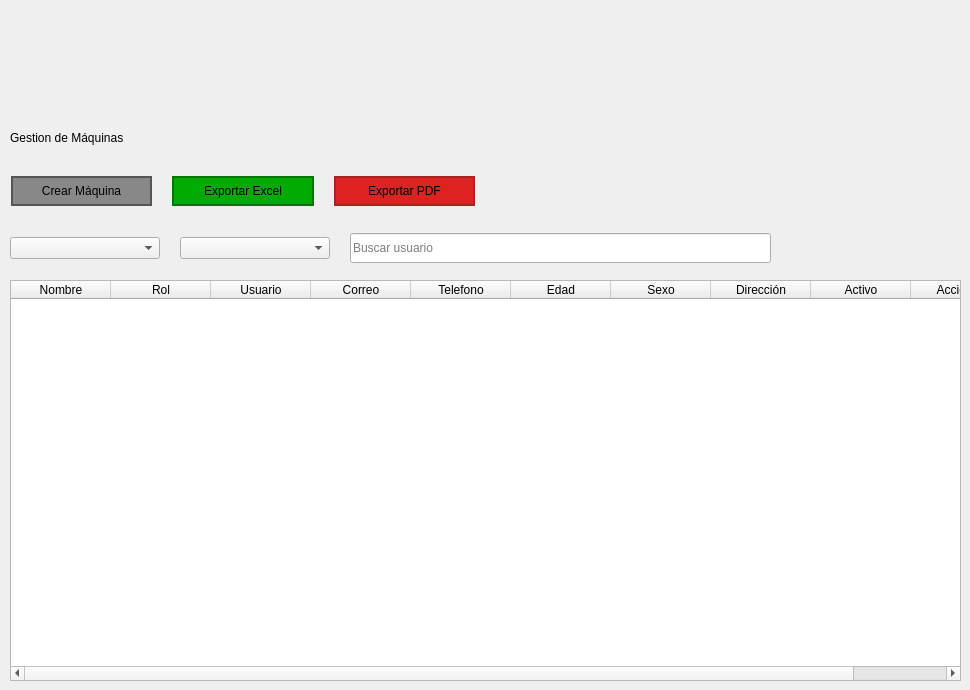
          <widget class="QWidget" name="page_machine">
           <widget class="QTableWidget" name="table_users_2">
            <property name="geometry">
             <rect>
              <x>10</x>
              <y>280</y>
              <width>951</width>
              <height>401</height>
             </rect>
            </property>
            <property name="alternatingRowColors">
             <bool>true</bool>
            </property>
            <column>
             <property name="text">
              <string>Nombre</string>
             </property>
            </column>
            <column>
             <property name="text">
              <string>Rol</string>
             </property>
            </column>
            <column>
             <property name="text">
              <string>Usuario</string>
             </property>
            </column>
            <column>
             <property name="text">
              <string>Correo</string>
             </property>
            </column>
            <column>
             <property name="text">
              <string>Telefono</string>
             </property>
            </column>
            <column>
             <property name="text">
              <string>Edad</string>
             </property>
            </column>
            <column>
             <property name="text">
              <string>Sexo</string>
             </property>
            </column>
            <column>
             <property name="text">
              <string>Dirección</string>
             </property>
            </column>
            <column>
             <property name="text">
              <string>Activo</string>
             </property>
            </column>
            <column>
             <property name="text">
              <string>Acciones</string>
             </property>
            </column>
           </widget>
           <widget class="QWidget" name="layoutWidget_2">
            <property name="geometry">
             <rect>
              <x>10</x>
              <y>230</y>
              <width>761</width>
              <height>36</height>
             </rect>
            </property>
            <layout class="QHBoxLayout" name="horizontalLayout_8">
             <property name="spacing">
              <number>20</number>
             </property>
             <item>
              <widget class="QComboBox" name="cb_filter_role_2">
               <property name="minimumSize">
                <size>
                 <width>150</width>
                 <height>0</height>
                </size>
               </property>
               <property name="placeholderText">
                <string>Seleccionar rol</string>
               </property>
               <item>
                <property name="text">
                 <string>Seleccionar rol</string>
                </property>
               </item>
               <item>
                <property name="text">
                 <string>Administrador</string>
                </property>
               </item>
               <item>
                <property name="text">
                 <string>Jefe de turno</string>
                </property>
               </item>
               <item>
                <property name="text">
                 <string>Operador</string>
                </property>
               </item>
              </widget>
             </item>
             <item>
              <widget class="QComboBox" name="cb_filter_sex_2">
               <property name="minimumSize">
                <size>
                 <width>150</width>
                 <height>0</height>
                </size>
               </property>
               <property name="placeholderText">
                <string>Seleccionar sexo</string>
               </property>
               <item>
                <property name="text">
                 <string>Seleccionar sexo</string>
                </property>
               </item>
               <item>
                <property name="text">
                 <string>Masculino</string>
                </property>
               </item>
               <item>
                <property name="text">
                 <string>Femenino</string>
                </property>
               </item>
              </widget>
             </item>
             <item>
              <widget class="QLineEdit" name="line_search_user_2">
               <property name="minimumSize">
                <size>
                 <width>0</width>
                 <height>30</height>
                </size>
               </property>
               <property name="maximumSize">
                <size>
                 <width>16777215</width>
                 <height>30</height>
                </size>
               </property>
               <property name="placeholderText">
                <string>Buscar usuario</string>
               </property>
              </widget>
             </item>
            </layout>
           </widget>
           <widget class="QLabel" name="lb_title_2">
            <property name="geometry">
             <rect>
              <x>10</x>
              <y>120</y>
              <width>325</width>
              <height>35</height>
             </rect>
            </property>
            <property name="styleSheet">
             <string notr="true">font: 700 18pt &quot;Verdana&quot;;</string>
            </property>
            <property name="text">
             <string>Gestion de Máquinas</string>
            </property>
           </widget>
           <widget class="QWidget" name="layoutWidget_3">
            <property name="geometry">
             <rect>
              <x>11</x>
              <y>171</y>
              <width>464</width>
              <height>40</height>
             </rect>
            </property>
            <layout class="QHBoxLayout" name="horizontalLayout_9">
             <property name="spacing">
              <number>20</number>
             </property>
             <item>
              <widget class="QPushButton" name="btn_add_student_2">
               <property name="minimumSize">
                <size>
                 <width>0</width>
                 <height>30</height>
                </size>
               </property>
               <property name="cursor">
                <cursorShape>PointingHandCursor</cursorShape>
               </property>
               <property name="styleSheet">
                <string notr="true">background-color: #888;
border: 2px solid #555;</string>
               </property>
               <property name="text">
                <string>Crear Máquina</string>
               </property>
               <property name="icon">
                <iconset>
                 <normaloff>../../public/icons/new_user.png</normaloff>../../public/icons/new_user.png</iconset>
               </property>
               <property name="iconSize">
                <size>
                 <width>25</width>
                 <height>30</height>
                </size>
               </property>
               <property name="checkable">
                <bool>true</bool>
               </property>
               <property name="autoExclusive">
                <bool>true</bool>
               </property>
              </widget>
             </item>
             <item>
              <widget class="QPushButton" name="btn_export_excel_2">
               <property name="minimumSize">
                <size>
                 <width>0</width>
                 <height>30</height>
                </size>
               </property>
               <property name="cursor">
                <cursorShape>PointingHandCursor</cursorShape>
               </property>
               <property name="styleSheet">
                <string notr="true">background-color: #0a0;
border: 2px solid #070;</string>
               </property>
               <property name="text">
                <string>Exportar Excel</string>
               </property>
               <property name="icon">
                <iconset>
                 <normaloff>../../public/icons/excel.png</normaloff>../../public/icons/excel.png</iconset>
               </property>
               <property name="iconSize">
                <size>
                 <width>25</width>
                 <height>30</height>
                </size>
               </property>
               <property name="checkable">
                <bool>true</bool>
               </property>
               <property name="autoExclusive">
                <bool>true</bool>
               </property>
              </widget>
             </item>
             <item>
              <widget class="QPushButton" name="btn_export_pdf_2">
               <property name="minimumSize">
                <size>
                 <width>0</width>
                 <height>30</height>
                </size>
               </property>
               <property name="cursor">
                <cursorShape>PointingHandCursor</cursorShape>
               </property>
               <property name="styleSheet">
                <string notr="true">background-color: #d22;
border: 2px solid #a22;</string>
               </property>
               <property name="text">
                <string>Exportar PDF</string>
               </property>
               <property name="icon">
                <iconset>
                 <normaloff>../../public/icons/pdf.png</normaloff>../../public/icons/pdf.png</iconset>
               </property>
               <property name="iconSize">
                <size>
                 <width>25</width>
                 <height>30</height>
                </size>
               </property>
               <property name="checkable">
                <bool>true</bool>
               </property>
               <property name="autoExclusive">
                <bool>true</bool>
               </property>
              </widget>
             </item>
            </layout>
           </widget>
          </widget>
